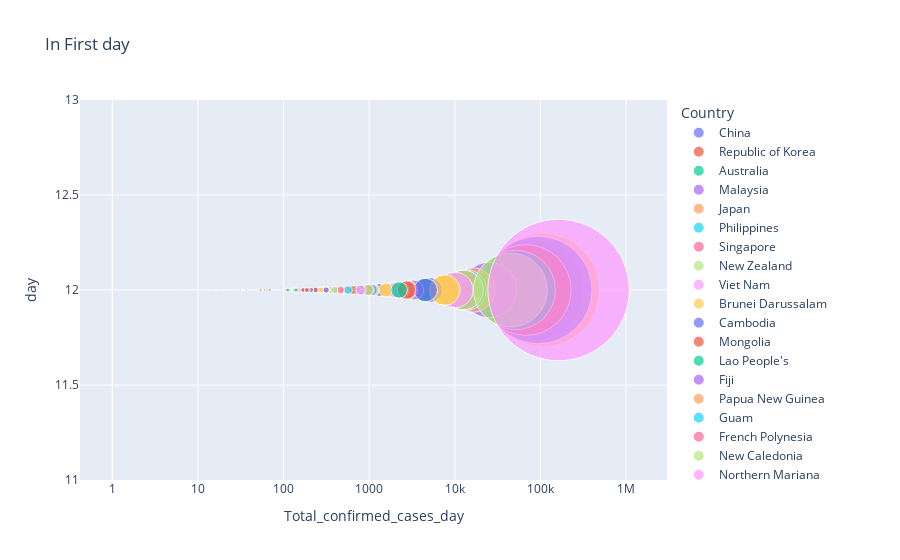
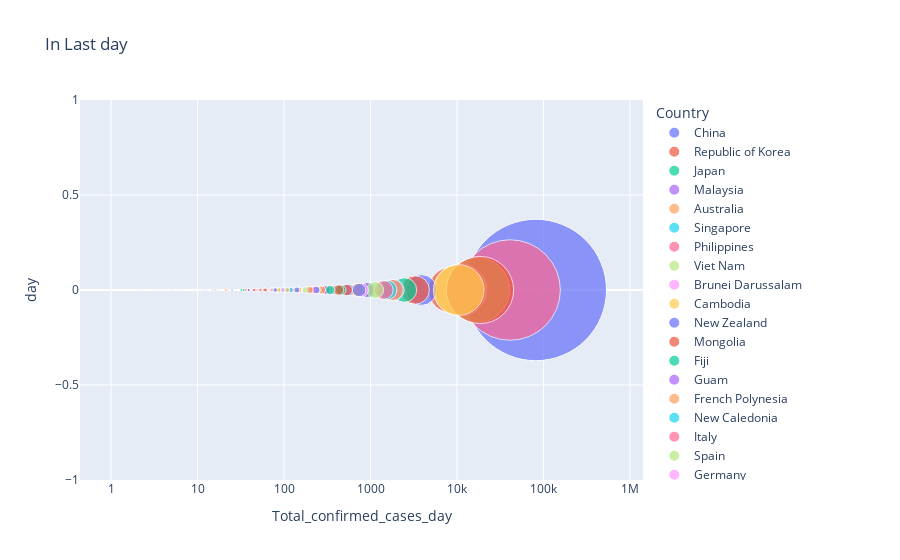
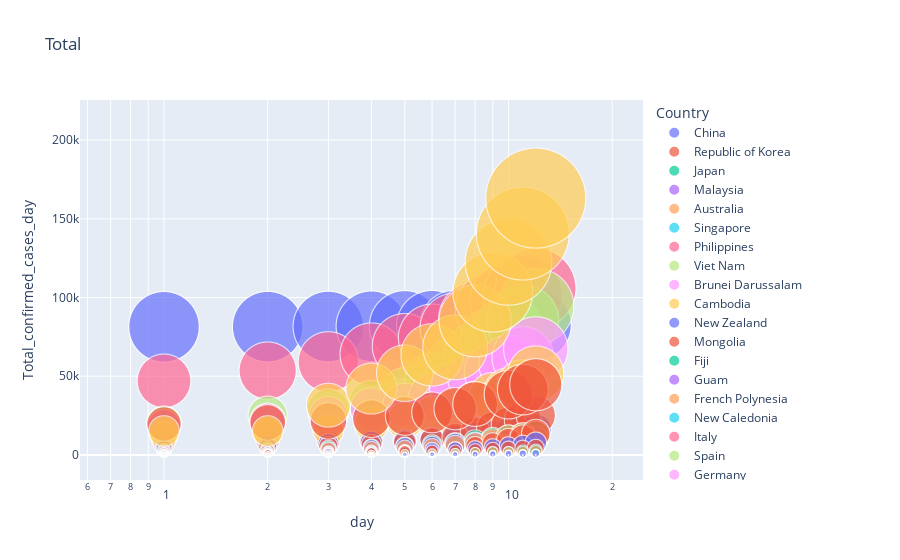

Notebook code for these charts, in order:
### Code cell
fig_last = px.scatter(dataset[dataset['day'] == 12],y='day',x='Total_confirmed_cases_day',size = 'Total_confirmed_cases_day',color='Country',hover_name='Country',title="In First day",log_x=True,size_max=100)
fig_last.show()
fig_one = px.scatter(dataset[dataset['day'] == 0],y='day',x='Total_confirmed_cases_day',size = 'Total_confirmed_cases_day',color='Country',title="In Last day",hover_name='Country',log_x=True,size_max=100)
fig_one.show()
fig_total = px.scatter(dataset,x='day',y='Total_confirmed_cases_day',size = 'Total_confirmed_cases_day',color='Country',hover_name='Country',title = "Total",log_x=True,size_max=100)
fig_total.show()
